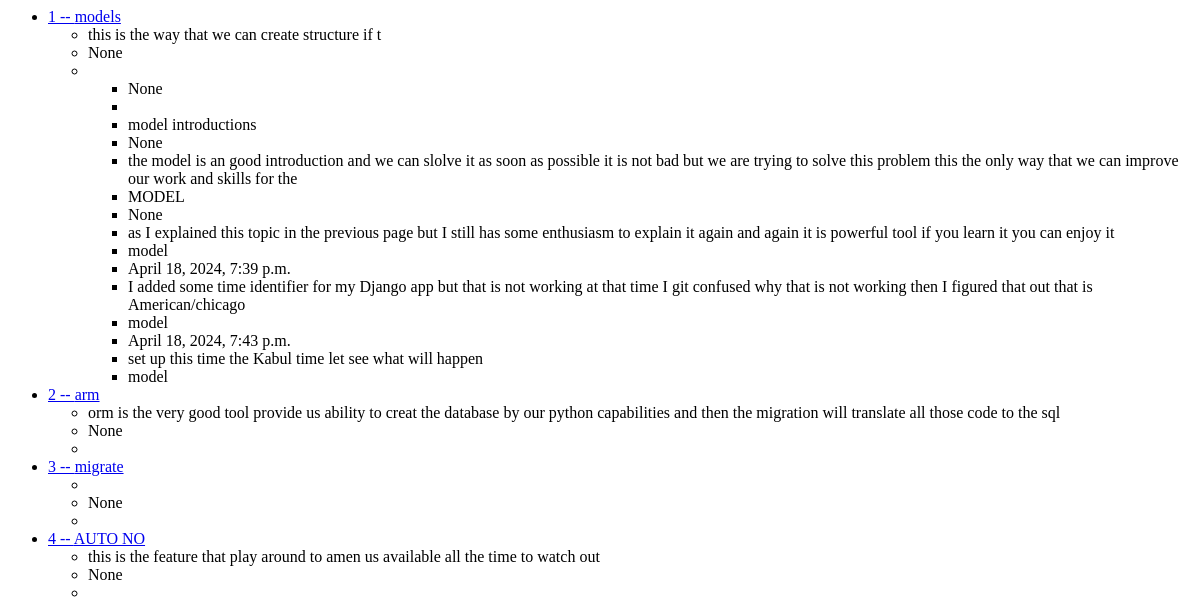
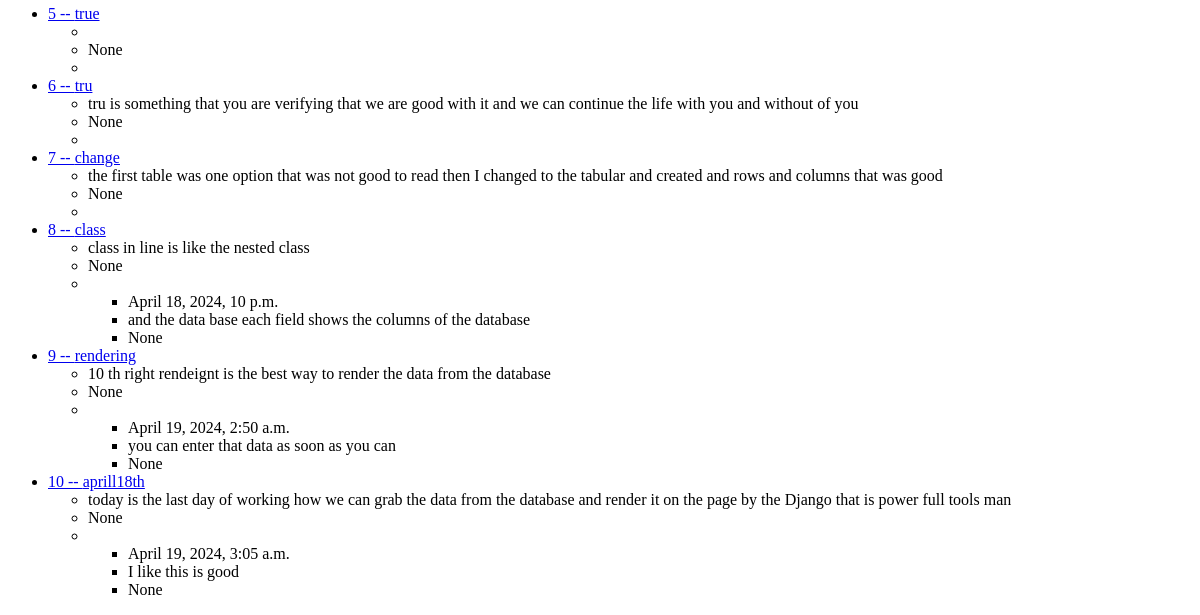
/posts/, run on an earlier commit of the app's database (2 pictures, top to bottom).
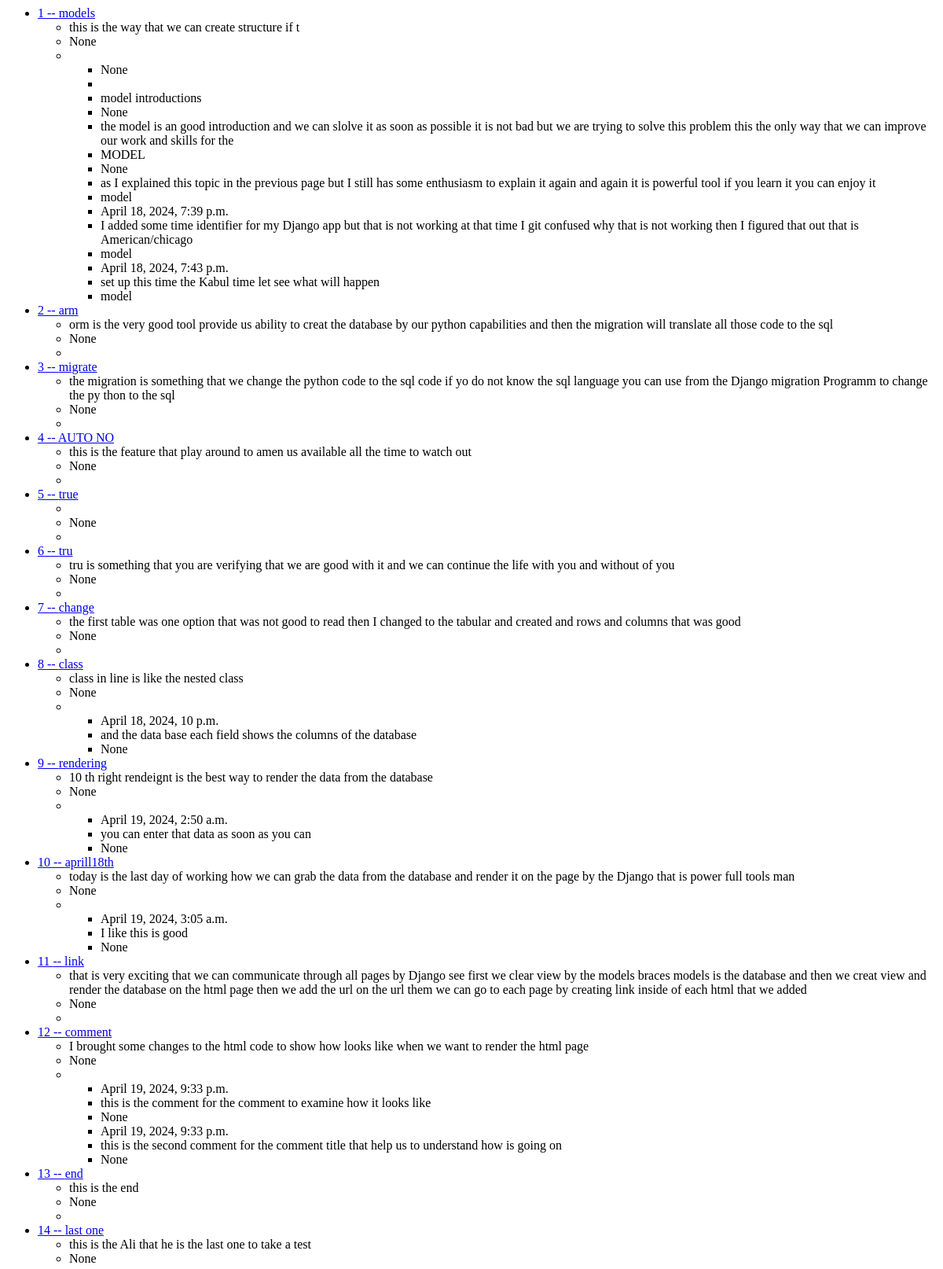
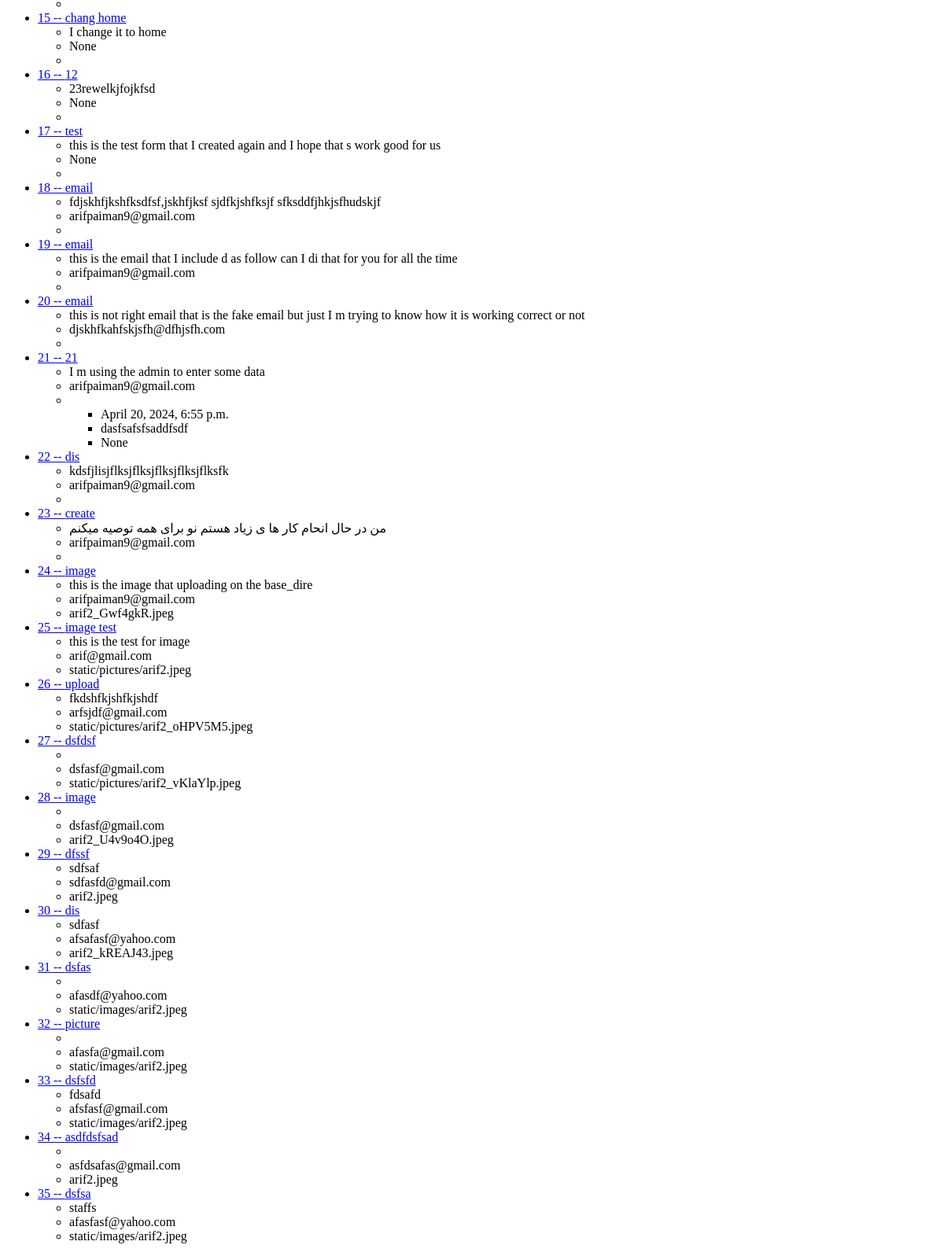
And on a later commit of the database (2 pictures, top to bottom).
### posts/models.py (models this page shows, shortened)
class Post(models.Model):
    title= models.CharField(max_length=10)
    text= models.TextField(max_length=500, blank=True)
    is_enabled= models.BooleanField(default=True)
    email = models.EmailField(null=True)
    image = models.ImageField(upload_to="static/images",null=True)
    objects = models.manager

class comment(models.Model):
    post = models.ForeignKey(Post,on_delete=models.CASCADE)
    title = models.TextField(post,max_length=20,null=True)
    text = models.TextField(max_length=200,null=True,blank=True)
    start_time = models.DateTimeField(null=True)

### posts/views.py (the view)
# urls.py: path('posts/', post_list),  # Update the URL pattern for post list view
def post_list(request):
    return render(request, 'posts/post_list.html', context={'key': Post.objects.all()})

### posts/templates/posts/post_list.html
<ul>
  {% for p in key %}
    <li>
      <a href="/posts/{{ p.id }}/">{{ p.id }} -- {{ p.title }}</a>
      <ul>
        <li>{{ p.text }}</li>
        <li>{{ p.email }}</li>
        <li>{{p.image}}</li>
        <ul>
          {% for c in p.comment_set.all %}
            <li>{{ c.start_time }}</li>
            <li>{{ c.text }}</li>
            <li>{{ c.title }}</li>
          {% endfor %}
        </ul>
      </ul>
    </li>
  {% endfor %}
</ul>

What changed in the data, as far as the page shows it:
changed Post "migrate": text (not shown) → "the migration is something that we change the python code to the sql code if yo do not know the sql language you can use from the Django migration Programm to change the py thon to the sql"
added Post: id "11", title "link", text "that is very exciting that we can communicate through all pages by Django see first we clear view by the models braces models is the database and then we creat view and render the database on the html page then we add the url on the url them we can go to each page by creating link inside of each html that we added", email "None"
added Post: id "12", title "comment", text "I brought some changes to the html code to show how looks like when we want to render the html page", email "None"
added comment: start_time "April 19, 2024, 9:33 p.m.", text "this is the comment for the comment to examine how it looks like", title "None", shown under "12"
added comment: start_time "April 19, 2024, 9:33 p.m.", text "this is the second comment for the comment title that help us to understand how is going on", title "None", shown under "12"
added Post: id "13", title "end", text "this is the end", email "None"
added Post: id "14", title "last one", text "this is the Ali that he is the last one to take a test", email "None"
added Post: id "15", title "chang home", text "I change it to home", email "None"
added Post: id "16", title "12", text "23rewelkjfojkfsd", email "None"
added Post: id "17", title "test", text "this is the test form that I created again and I hope that s work good for us", email "None"
added Post: id "18", title "email", text "fdjskhfjkshfksdfsf,jskhfjksf sjdfkjshfksjf sfksddfjhkjsfhudskjf", email "arifpaiman9@gmail.com"
added Post: id "19", title "email", text "this is the email that I include d as follow can I di that for you for all the time", email "arifpaiman9@gmail.com"
added Post: id "20", title "email", text "this is not right email that is the fake email but just I m trying to know how it is working correct or not", email "djskhfkahfskjsfh@dfhjsfh.com"
added Post: id "21", title "21", text "I m using the admin to enter some data", email "arifpaiman9@gmail.com"
added comment: start_time "April 20, 2024, 6:55 p.m.", text "dasfsafsfsaddfsdf", title "None", shown under "21"
added Post: id "22", title "dis", text "kdsfjlisjflksjflksjflksjflksjflksfk", email "arifpaiman9@gmail.com"
added Post: id "23", title "create", text "من در حال انحام کار ها ی زیاد هستم نو برای همه توصیه میکنم", email "arifpaiman9@gmail.com"
added Post: id "24", title "image", text "this is the image that uploading on the base_dire", email "arifpaiman9@gmail.com", image "arif2_Gwf4gkR.jpeg"
added Post: id "25", title "image test", text "this is the test for image", email "arif@gmail.com", image "static/pictures/arif2.jpeg"
added Post: id "26", title "upload", text "fkdshfkjshfkjshdf", email "arfsjdf@gmail.com", image "static/pictures/arif2_oHPV5M5.jpeg"
added Post: id "27", title "dsfdsf", email "dsfasf@gmail.com", image "static/pictures/arif2_vKlaYlp.jpeg"
added Post: id "28", title "image", email "dsfasf@gmail.com", image "arif2_U4v9o4O.jpeg"
added Post: id "29", title "dfssf", text "sdfsaf", email "sdfasfd@gmail.com", image "arif2.jpeg"
added Post: id "30", title "dis", text "sdfasf", email "afsafasf@yahoo.com", image "arif2_kREAJ43.jpeg"
added Post: id "31", title "dsfas", email "afasdf@yahoo.com", image "static/images/arif2.jpeg"
added Post: id "32", title "picture", email "afasfa@gmail.com", image "static/images/arif2.jpeg"
added Post: id "33", title "dsfsfd", text "fdsafd", email "afsfasf@gmail.com", image "static/images/arif2.jpeg"
added Post: id "34", title "asdfdsfsad", email "asfdsafas@gmail.com", image "arif2.jpeg"
added Post: id "35", title "dsfsa", text "staffs", email "afasfasf@yahoo.com", image "static/images/arif2.jpeg"
